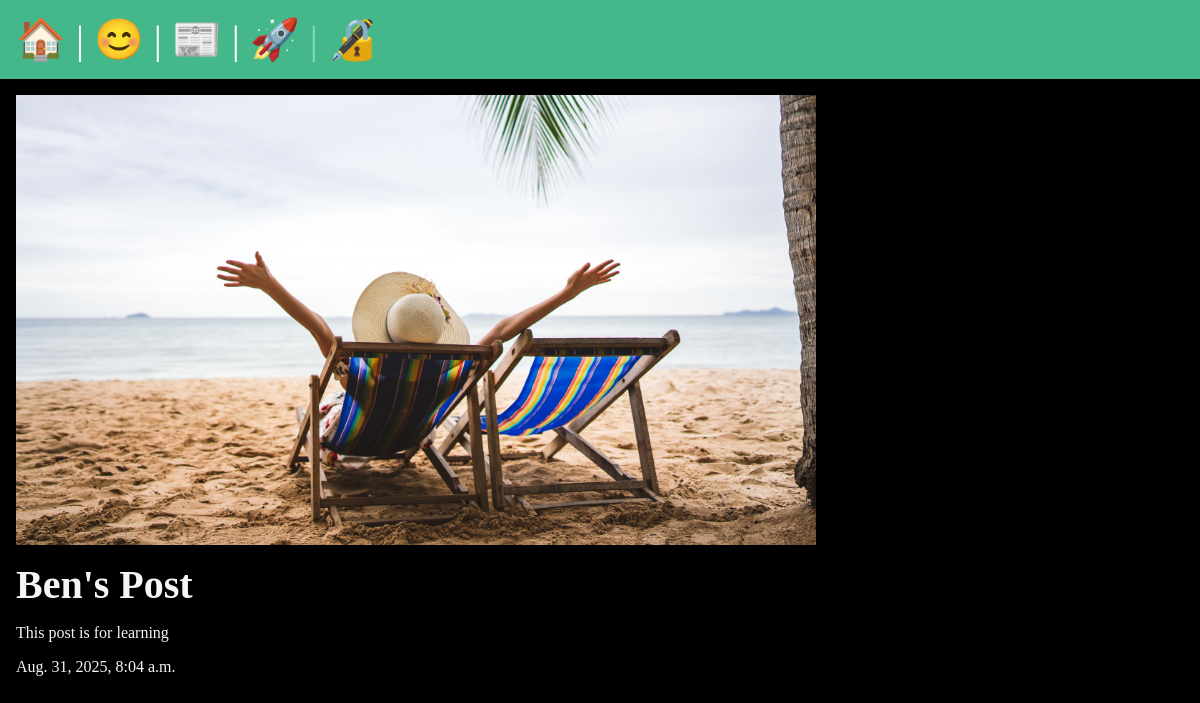
The page /posts/learn-post on the database its author committed.
### posts/models.py (models this page shows, shortened)
class Post(models.Model):
    title = models.CharField(max_length=20)
    body = models.TextField()
    slug = models.SlugField()
    date = models.DateTimeField(auto_now_add=True) #automatically add date,time when a user posts.
    banner = models.ImageField(default='fallback.png', blank=True)
    author = models.ForeignKey(User, on_delete=models.CASCADE, default=None) #if the user gets deleted all his posts will also get delete

### posts/views.py (the view)
# urls.py: path('<slug:slug>', views.post_page, name='page')
def post_page(request, slug):
    post = Post.objects.get(slug=slug)
    context = {
        'post': post,
    }
    return render(request,'posts/post_page.html',context)

### posts/templates/posts/post_page.html (shortened to what this page needs)
{% extends "layout.html" %}
{% block content %}
    <section>
        <img class='banner' src="{{ post.banner.url }}" alt="{{post.title}}"/>
        <h1>{{post.title}}</h1>
        <p>{{post.body}}</p>
        <p>{{post.date}}</p>
    </section>
{% endblock content %}

### rows shown on the page
Post: banner (picture), title "Ben's Post", body "This post is for learning", date "Aug. 31, 2025, 8:04 a.m."
